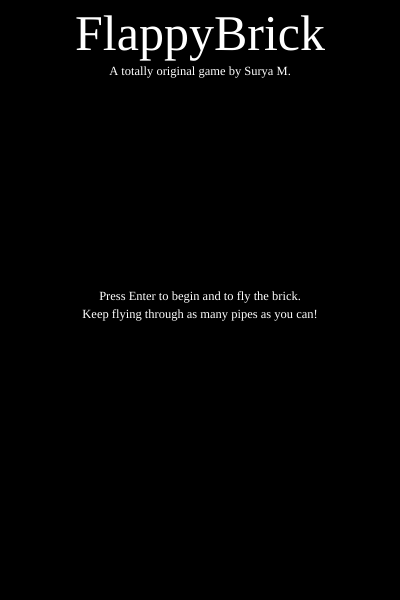
Frame 1 (no input)
Frame 60 (no input): identical to frame 1, image omitted
Frame 120 (the mouse pressed at the canvas centre since frame 60): identical to frame 1, image omitted

The p5.js sketch that drew this single still picture (run headless with seeded random() and noise() and a simulated clock; from frame 60 on, the mouse is pressed at the canvas centre):

// p5.js sketch
// ── sketch.js
//---------------------------------------//
//           ___           ___           //
//          /\__\         /\  \          //
//         /:/ _/_       |::\  \         //
//        /:/ /\  \      |:|:\  \        //
//       /:/ /::\  \   __|:|\:\  \       //
//      /:/_/:/\:\__\ /::::|_\:\__\      //
//      \:\/:/ /:/  / \:\~~\  \/__/      //
//       \::/ /:/  /   \:\  \            //
//        \/_/:/  /     \:\  \           //
//          /:/  /       \:\__\          //
//          \/__/         \/__/          //
//                                       //
//           ~ Flappy Brick? ~           //
//             Apr. 15, 2022             //
//                                       //
//           Surya Manikhandan           //
//    Aerospace Eng. Student @ Purdue    //
//                                       //
//        [E]:smanikha@purdue.edu        //
//  [In]:linkedin.com/in/aerospacesurya  //
//      [Git]: github.com/realsurya      //
//---------------------------------------//

let brick;
let pipes = [];
let fps = 60;
let passing = 0;
let score = 0;

let frames = 0;
let playing = 0;

let fontPx = 1;
let fontRate = 1;
let fontCap = 50;
let fontFamily = 'consolas';

let pipeInterval = 150;
let pipeDecel = .01;
let disapearRate = 2;

function setup(){

    createCanvas(400, 600);
    frameRate(fps);
    
    background(0,0,0);

    brick = new Player();
    pipes.push(new Pipe());

    push();
    textAlign(CENTER);
    textSize(fontCap);
    fill(255,255,255);
    textFont(fontFamily);
    text('FlappyBrick', width / 2, fontCap);

    textSize(.25* fontCap);
    text('A totally original game by Surya M.', width / 2, fontCap + (.5* fontCap));
    text('Press Enter to begin and to fly the brick.', width / 2, height /2);
    text('Keep flying through as many pipes as you can!', width / 2, (height /2) + (.35* fontCap));

    pop();
}

function draw(){

    if(playing){
        frames += 1;
        background(0,0,0);

        if (((frames % pipeInterval) == 0) && brick.alive){
            pipes.push(new Pipe());
        }

        passingNow = brick.passing(pipes[0]);
        if((passing == 1) && (passingNow == 0) && brick.alive){
            score +=1;
        }
        passing = passingNow;

        for(var i = pipes.length - 1; i >= 0; i--){
            pipes[i].make();
            pipes[i].update();

            if(brick.alive){
                if(brick.clashing(pipes[i])){
                    brick.alive = 0;
                }
            }else{
                for(var j = pipes.length - 1; j >= 0; j--){
                    if(pipes[j].vel >= 0){
                        pipes[j].vel -= pipeDecel;
                    }else{
                        pipes[j].vel = 0;
                    }
                    if(pipes[j].filler >= 0){
                        pipes[j].filler -= disapearRate;
                    }else{
                        pipes[j].filler = 0;
                    }
                }
            }

            if (pipes[0].xpos <  (-1 * pipes[0].depth)){
                pipes.splice(0,1);
            }
        }

        push();
        textAlign(CENTER);
        textSize(fontCap);
        fill(255,255,255);
        textFont(fontFamily);
        text(score, width / 2, fontCap);
        pop();

        if(!brick.alive){
            drawingContext.filter = 'blur(0px)';
            push();
            textAlign(CENTER);
            textSize(fontPx);
            fill(255,255,255);
            textFont(fontFamily);
            text('Game Over', width / 2, height / 2);
            pop();
            drawingContext.filter = 'blur(3px)';

            if(fontPx < fontCap){
                fontPx += fontRate;
            }else{
                fontPx = fontCap;
            }

            if (brick.filler >= 0){
                brick.filler -= disapearRate;
            }else{
                brick.filler = 0;
            }
        }

        brick.appear();
        brick.update();
    }

}

function keyPressed(){

    if(keyCode == RETURN){
        if(!playing){
            playing = 1
        }else{
            if(brick.alive){
                brick.flap();
            }
        }
    }

}
// ── pipe.js
//---------------------------------------//
//           ___           ___           //
//          /\__\         /\  \          //
//         /:/ _/_       |::\  \         //
//        /:/ /\  \      |:|:\  \        //
//       /:/ /::\  \   __|:|\:\  \       //
//      /:/_/:/\:\__\ /::::|_\:\__\      //
//      \:\/:/ /:/  / \:\~~\  \/__/      //
//       \::/ /:/  /   \:\  \            //
//        \/_/:/  /     \:\  \           //
//          /:/  /       \:\__\          //
//          \/__/         \/__/          //
//                                       //
//           ~ Flappy Brick? ~           //
//             Apr. 15, 2022             //
//                                       //
//           Surya Manikhandan           //
//    Aerospace Eng. Student @ Purdue    //
//                                       //
//        [E]:smanikha@purdue.edu        //
//  [In]:linkedin.com/in/aerospacesurya  //
//      [Git]: github.com/realsurya      //
//---------------------------------------//

function Pipe(){
    
    this.depth = 40;
    this.gap = 100;
    this.buffer = 50;
    this.filler = 255;
    
    this.boty = random(this.buffer + this.gap, height - this.buffer)
    this.xpos = width  

    this.vel = 2;

    this.make = function(){
        push();
        fill(this.filler,this.filler,this.filler);
        noStroke();
        rect(this.xpos, this.boty, this.depth, (height - this.boty + 1));
        rect(this.xpos, -1, this.depth, this.boty - this.gap);
        pop();
    }

    this.update = function(){
        this.xpos -= this.vel;
    }

}
// ── player.js
//---------------------------------------//
//           ___           ___           //
//          /\__\         /\  \          //
//         /:/ _/_       |::\  \         //
//        /:/ /\  \      |:|:\  \        //
//       /:/ /::\  \   __|:|\:\  \       //
//      /:/_/:/\:\__\ /::::|_\:\__\      //
//      \:\/:/ /:/  / \:\~~\  \/__/      //
//       \::/ /:/  /   \:\  \            //
//        \/_/:/  /     \:\  \           //
//          /:/  /       \:\__\          //
//          \/__/         \/__/          //
//                                       //
//           ~ Flappy Brick? ~           //
//             Apr. 15, 2022             //
//                                       //
//           Surya Manikhandan           //
//    Aerospace Eng. Student @ Purdue    //
//                                       //
//        [E]:smanikha@purdue.edu        //
//  [In]:linkedin.com/in/aerospacesurya  //
//      [Git]: github.com/realsurya      //
//---------------------------------------//

function Player(){
    this.side = 25;
    this.xpos = 50;
    this.ypos = (height / 2) - (this.side / 2);

    this.g = .25;
    this.vel = 0; 
    this.impulse = 5;

    this.vlimiter = 15;
    this.angLim = 45;
    this.angle = 0;
    this.alive = 1;

    this.filler = 255;

    this.appear = function(){
        fill(this.filler,this.filler,this.filler);

        push();
        noStroke();
        square(this.xpos, this.ypos, this.side);
        pop();
        
    }

    this.update = function(){
        this.vel += this.g;
        this.ypos += this.vel;
        this.angle = map(this.vel, -1*this.vlimiter, this.vlimiter, -1*this.angLim, this.angLim);
    
        if(this.ypos > (height - this.side)){
            this.ypos = (height - this.side);
            this.vel = 0;
            this.alive = 0;
        }

        if(this.ypos < 0){
            this.ypos = 0;
            this.vel = 0;
            this.alive = 0;
        }

        if(this.vel > this.vlimiter){
            this.vel = this.vlimiter;
        }else if(this.vel < (-1*this.vlimiter)){
            this.vel = -1* this.vlimiter;
        }
        //console.log(this.vel)
    }

    this.flap = function(){
        if(this.alive){
            this.vel -= this.impulse;
        }else{
            this.vel = 0;
        }
    }

    this.clashing = function(pipe){
        if((pipe.xpos < (this.xpos + this.side)) && ((this.xpos) < (pipe.xpos + pipe.depth))){
            if(((this.ypos + this.side) > pipe.boty) | (this.ypos < (pipe.boty - pipe.gap))){
                return true;
            }
        }
        return false;
    }

    this.passing = function(pipe){
        if((pipe.xpos < (this.xpos + this.side)) && ((this.xpos) < (pipe.xpos + pipe.depth))){
            if(!this.clashing(pipe)){
                return true;
            }
        }
        return false;
    }

}
